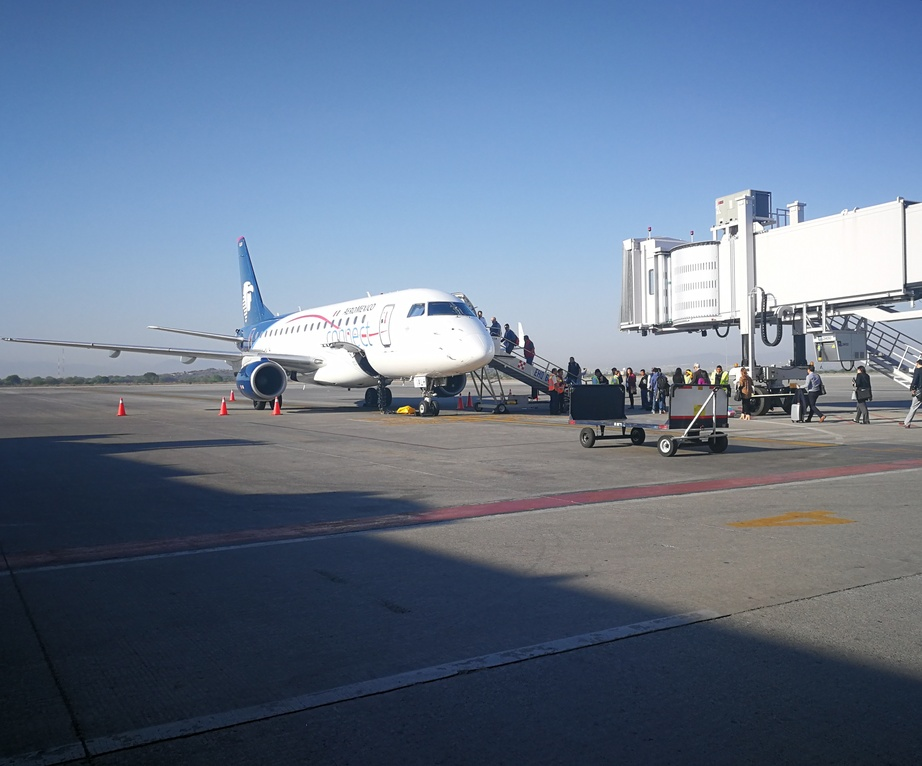
#> input picture day.jpg, 922 x 766 px, shrunk from 3270 x 2716 before the run, given in place of the camera
$ python object_Tracking2.py
#> lines starting #> are read from the running program, lines starting #| are printed output that depends on the picture; after the words box and inside, x2 and y2 are one past the last pixel; in counts of white or black regions, pixels touching at a corner belong together
#Object Tracking
import cv2
import numpy as np

# Initalize camera
#cap = cv2.VideoCapture(0)

# define range of color in HSV
lower = np.array([66,90,48])
upper = np.array([85,255,255])

# Create empty points array
points = []

# Get default camera window size

# Load video stream, long clip
cap = cv2.VideoCapture(1,cv2.CAP_DSHOW)

# Get the height and width of the frame (required to be an interger)
width = int(cap.get(3))
height = int(cap.get(4))


ret, frame = cap.read()
#> frame is the input picture: shape (766, 922, 3); mean B, G, R 139.9, 117.5, 101.5
Height, Width = frame.shape[:2]
#> Height = 766; Width = 922
frame_count = 0
radius = 0

while True:

	# Capture webcame frame
	ret, frame = cap.read()
	if ret:
		hsv_img = cv2.cvtColor(frame, cv2.COLOR_BGR2HSV)
#> hsv_img: shape (766, 922, 3); mean H, S, V 90.8, 84.4, 142

		# Threshold the HSV image to get only green colors
		mask = cv2.inRange(hsv_img, lower, upper)
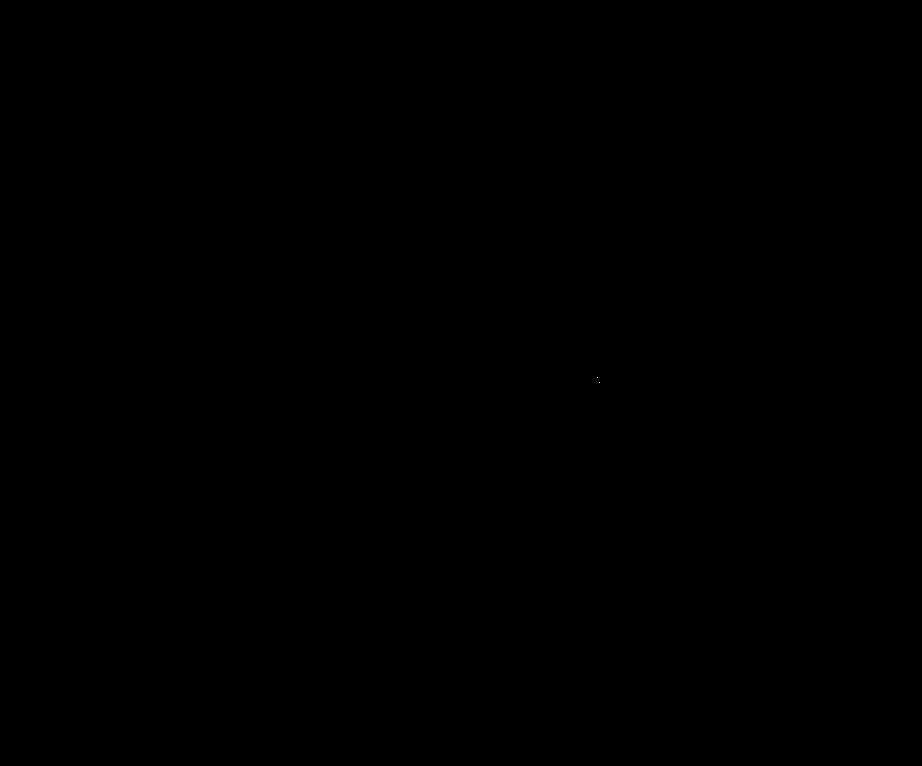
#> mask: shape (766, 922); 0% white in thin lines or dots, all inside (x1, y1, x2, y2) = (597, 377, 600, 383)
		#mask = cv2.morphologyEx(mask, cv2.MORPH_OPEN, kernel)

		contours, _ = cv2.findContours(mask.copy(), cv2.RETR_EXTERNAL, cv2.CHAIN_APPROX_SIMPLE)
#> contours = 2 contours, all with area under 20

		# Create empty centre array to store centroid center of mass
		center =   int(Height/2), int(Width/2)
#> center = (383, 461)

		if len(contours) > 0:

			# Get the largest contour and its center
			c = max(contours, key=cv2.contourArea)
#> c = [[599, 382]]
			(x, y), radius = cv2.minEnclosingCircle(c)
#> x = 599; y = 382; radius = 0.0001
			M = cv2.moments(c)
#> M = moments, m00 0

			# Sometimes small contours of a point will cause a divison by zero error
			try:
				center = (int(M["m10"] / M["m00"]), int(M["m01"] / M["m00"]))

			except:
				center =   int(Height/2), int(Width/2)

			# Allow only countors that have a larger than 25 pixel radius
			if radius > 25:

				# Draw cirlce and leave the last center creating a trail
				cv2.circle(frame, (int(x), int(y)), int(radius),(0, 0, 255), 2)
				cv2.circle(frame, center, 5, (0, 255, 0), -1)

			# Log center points
			points.append(center)

		# If radius large enough, we use 25 pixels
		if radius > 25:

			# loop over the set of tracked points
			for i in range(1, len(points)):
				try:
					cv2.line(frame, points[i - 1], points[i], (0, 255, 0), 2)
				except:
					pass

			# Make frame count zero
			frame_count = 0
		cv2.imshow('fff',frame)

	else:
		break
	if cv2.waitKey(1) == 27: #escape key
#> (key Esc is pressed here)
		break
# Release camera and close any open windows
cap.release()
